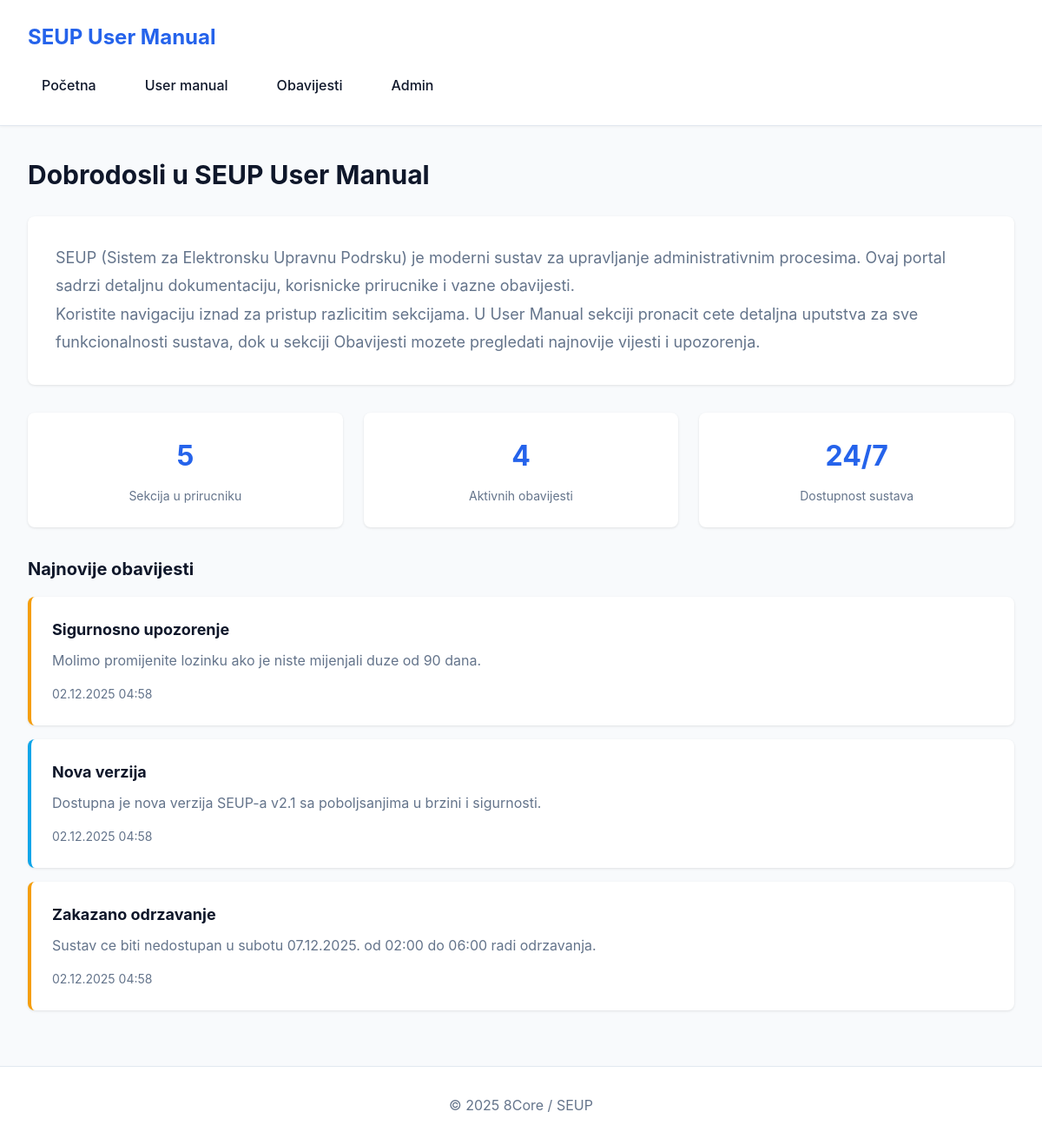
The page / on the database its author committed.
### tables this page shows
CREATE TABLE IF NOT EXISTS `notifications` (
  `id` INT UNSIGNED AUTO_INCREMENT PRIMARY KEY,
  `title` VARCHAR(255) NOT NULL,
  `message` TEXT NOT NULL,
  `type` ENUM('info', 'warning', 'success', 'error') DEFAULT 'info',
  `is_active` TINYINT(1) DEFAULT 1,
  `created_at` TIMESTAMP DEFAULT CURRENT_TIMESTAMP,
  `expires_at` TIMESTAMP NULL DEFAULT NULL,
  INDEX `idx_active` (`is_active`),
  INDEX `idx_type` (`type`),
  INDEX `idx_created` (`created_at`)
);

### index.php (called while the page is built, shortened)
<?php
require __DIR__ . '/config/config.php';
require __DIR__ . '/class/Database.php';
$db = new Database($pdo);
$page = $_GET['page'] ?? 'home';
$allowedPages = [
    'home'          => 'home.php',
    'manual'        => 'manual.php',
    'notifications' => 'notifications.php',
];
$file = $allowedPages[$page] ?? $allowedPages['home'];
require __DIR__ . '/templates/header.php';
require __DIR__ . '/pages/' . $file;
require __DIR__ . '/templates/footer.php';

### class/Database.php (called while the page is built, shortened)
<?php
class Database
{
    private PDO $pdo;
    public function __construct(PDO $pdo) { $this->pdo = $pdo; }
    public function query(string $sql, array $params = []): PDOStatement {
        $stmt = $this->pdo->prepare($sql); $stmt->execute($params); return $stmt;
    }
    public function fetchAll(string $sql, array $params = []): array {
        return $this->query($sql,$params)->fetchAll();
    }
    public function fetch(string $sql, array $params = []): ?array {
        $row=$this->query($sql,$params)->fetch(); return $row?:null;
    }
}

### pages/home.php (the view, shortened to what this page needs)
<h2>Dobrodosli u SEUP User Manual</h2>
<div class="intro-section">
    <p>
        SEUP (Sistem za Elektronsku Upravnu Podrsku) je moderni sustav za upravljanje administrativnim
        procesima. Ovaj portal sadrzi detaljnu dokumentaciju, korisnicke prirucnike i vazne obavijesti.
    </p>
    <p>
        Koristite navigaciju iznad za pristup razlicitim sekcijama. U User Manual sekciji pronacit cete
        detaljna uputstva za sve funkcionalnosti sustava, dok u sekciji Obavijesti mozete pregledati
        najnovije vijesti i upozorenja.
    </p>
</div>
<?php
$manualCount = $db->fetch('SELECT COUNT(*) as count FROM manual_sections WHERE is_active = 1')['count'] ?? 0;
$notificationCount = $db->fetch('SELECT COUNT(*) as count FROM notifications WHERE is_active = 1')['count'] ?? 0;
$recentNotifications = $db->fetchAll(
    'SELECT * FROM notifications WHERE is_active = 1 ORDER BY created_at DESC LIMIT 3'
);
?>
<div class="stats">
    <div class="stat-card">
        <span class="number"><?php echo $manualCount; ?></span>
        <span class="label">Sekcija u prirucniku</span>
    </div>
    <div class="stat-card">
        <span class="number"><?php echo $notificationCount; ?></span>
        <span class="label">Aktivnih obavijesti</span>
    </div>
    <div class="stat-card">
        <span class="number">24/7</span>
        <span class="label">Dostupnost sustava</span>
    </div>
</div>
<?php if (!empty($recentNotifications)): ?>
<h3>Najnovije obavijesti</h3>
<?php foreach ($recentNotifications as $notification): ?>
    <div class="notification <?php echo htmlspecialchars($notification['type']); ?>">
        <h3><?php echo htmlspecialchars($notification['title']); ?></h3>
        <p><?php echo htmlspecialchars($notification['message']); ?></p>
        <span class="date"><?php echo date('d.m.Y H:i', strtotime($notification['created_at'])); ?></span>
    </div>
<?php endforeach; ?>
<?php endif; ?>

### css/style.css (style rules this page uses)
* { margin: 0; padding: 0; box-sizing: border-box; }
:root { --primary: #2563eb; --primary-dark: #1e40af; --secondary: #64748b; --success: #22c55e; --warning: #f59e0b; --error: #ef4444; --info: #0ea5e9; --bg: #f8fafc; --surface: #ffffff; --border: #e2e8f0; --text: #0f172a; --text-light: #64748b; }
body { font-family: -apple-system, BlinkMacSystemFont, 'Segoe UI', Roboto, 'Helvetica Neue', Arial, sans-serif; line-height: 1.6; color: var(--text); background: var(--bg); }
h2 { font-size: 1.875rem; margin-bottom: 1.5rem; color: var(--text); }
h3 { font-size: 1.25rem; margin: 1.5rem 0 1rem; color: var(--text); }
.intro-section { background: var(--surface); padding: 2rem; border-radius: 8px; box-shadow: 0 1px 3px rgba(0,0,0,0.1); margin-bottom: 2rem; }
.intro-section p { font-size: 1.125rem; color: var(--text-light); line-height: 1.8; }
.stats { display: grid; grid-template-columns: repeat(auto-fit, minmax(200px, 1fr)); gap: 1.5rem; margin: 2rem 0; }
.stat-card { background: var(--surface); padding: 1.5rem; border-radius: 8px; box-shadow: 0 1px 3px rgba(0,0,0,0.1); text-align: center; }
.stat-card .number { font-size: 2rem; font-weight: bold; color: var(--primary); display: block; margin-bottom: 0.5rem; }
.stat-card .label { color: var(--text-light); font-size: 0.875rem; }
.notification { background: var(--surface); padding: 1.5rem; border-radius: 8px; box-shadow: 0 1px 3px rgba(0,0,0,0.1); margin-bottom: 1rem; border-left: 4px solid var(--info); }
.notification.info { border-left-color: var(--info); }
.notification.warning { border-left-color: var(--warning); }
.notification h3 { margin: 0 0 0.5rem 0; font-size: 1.125rem; }
.notification p { margin: 0 0 0.75rem 0; color: var(--text-light); }
.notification .date { font-size: 0.875rem; color: var(--text-light); }

### rows shown on the page
notifications: title "Sigurnosno upozorenje", message "Molimo promijenite lozinku ako je niste mijenjali duze od 90 dana.", created_at "02.12.2025 04:58"
notifications: title "Nova verzija", message "Dostupna je nova verzija SEUP-a v2.1 sa poboljsanjima u brzini i sigurnosti.", created_at "02.12.2025 04:58"
notifications: title "Zakazano odrzavanje", message "Sustav ce biti nedostupan u subotu 07.12.2025. od 02:00 do 06:00 radi odrzavanja.", created_at "02.12.2025 04:58"

### other values the page prints
SITE_NAME "SEUP User Manual"
$manualCount "5"
$notificationCount "4"
